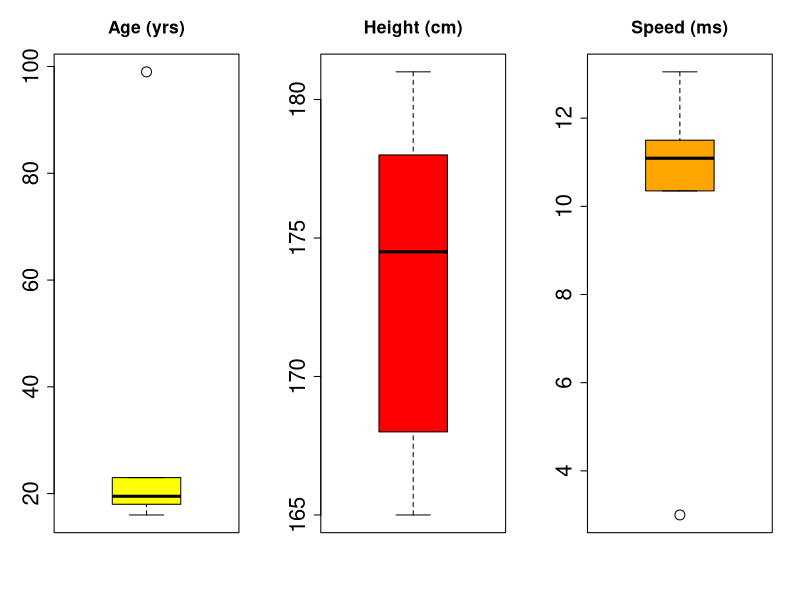
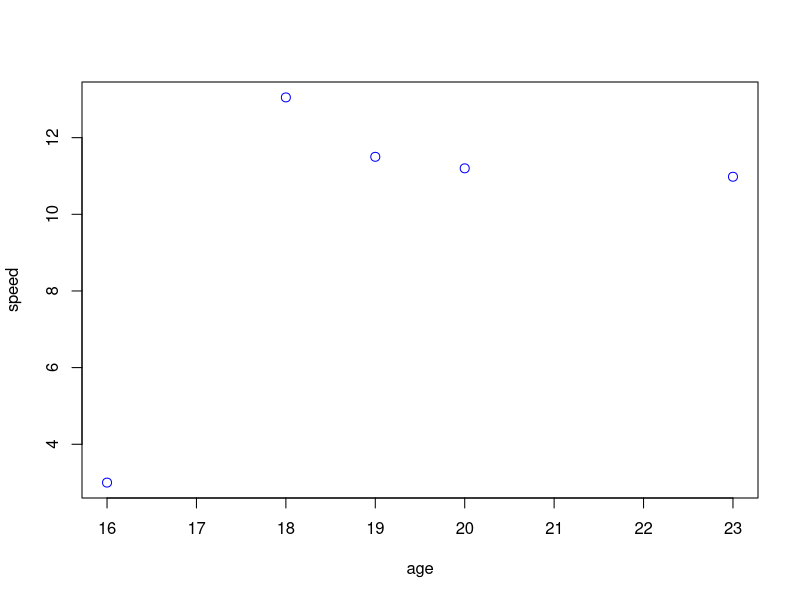

The R source for these figures, in order:
# Create a small dataset: 100m sprint
df<-data.frame(subject=as.factor(c("Pierre","Anne","Joyce","Peter","Alan","Camille")), age=as.numeric(c(20, 16, 19, 99, 23, 18)), sex=as.factor(c("M","F","F","M",NA,"F")), height=as.numeric(c(172, 181, 165, 168, 177, 178)), speed=as.numeric(c(11.20,3.00,11.50,10.35,10.98,13.05)))

# Check the data.frame df by simply typing in:
df

# The data has 6 rows and 5 columns:
dim(df)

# If you have very big data you may want to view only the first lines:
head(df, 4)

# To inspect the structure of the data: 
str(df)

# Some basic statistics can be given by the summary command:
summary(df)

# To examine if missing values (NA) are in the data:
is.na(df)

# If you want the row and column index where NAs occur:
which(is.na(df), arr.ind=T)

# We can use boxplots to see if there are impossible extreme values:
par(mfrow=c(1,3))
boxplot(df$age, main="Age (yrs)", cex.lab=2.0, cex.axis=2.0, cex.main=1.6, cex=2.0, col="yellow")
boxplot(df$height, main="Height (cm)", cex.lab=2.0, cex.axis=2.0, cex.main=1.6, cex=2.0, col="red")
boxplot(df$speed, main="Speed (ms)", cex.lab=2.0, cex.axis=2.0, cex.main=1.6, cex=2.0, col="orange")

# Finding & replacing the extreme values manually
# Compute the mean before we remove the outliers:
mean(df$age)

# Check if there are cases that are older than 40 years:
df$age>40

# Replace the case(s) older than 40 with a missing value (NA).
df$age[df$age>40]<-NA

# Compute again the mean age, allowing to remove missing values (NAs):
mean(df$age, na.rm=TRUE)

# Inspecting mean age for male and female participants
aggregate(age ~ sex, data=df, FUN=mean, na.rm=TRUE)

# Use a scatterplot to display the relation between age and speed:
par(mfrow=c(1,1))
plot(speed ~ age, data=df, col="blue", pch=1, cex=1.2)

# Quiz questions & answers
# Quiz Question I

# Replace the outlier of 3.00 ms in the variable *df$speed* with a NA.

# There are multiple solutions possible:

df$speed[df$speed==3.00]<-NA

# Another solution:

df[2,5]<-NA

# To verify that the value was indeed replaced by a NA use the command `is.na`:

is.na(df$speed)

# Quiz Question II

# A dataset could erroneously have double records (duplicates). This is bad and should be removed. 
# Seeing the current dataset, what would be a way to discover duplicates in the variable df$subject?
# Check your solution for the following data.frame that contains double data:

df<-data.frame(subject=as.factor(c("Pierre","Anne","Joyce","Peter","Alan","Camille", "Pierre")), age=as.numeric(c(20, 16, 19, 99, 23, 18, 20)), sex=as.factor(c("M","F","F","M",NA,"F", "M")), height=as.numeric(c(172, 181, 165, 168, 177, 178, 172)), speed=as.numeric(c(11.20,3.00,11.50,10.35,10.98,13.05, 11.20)))

# Answer :
# A way to inspect for double records is to use the `table` function.

table(df$subject)

# But still simpler, using the `summary` function would also display this:

summary(df)



